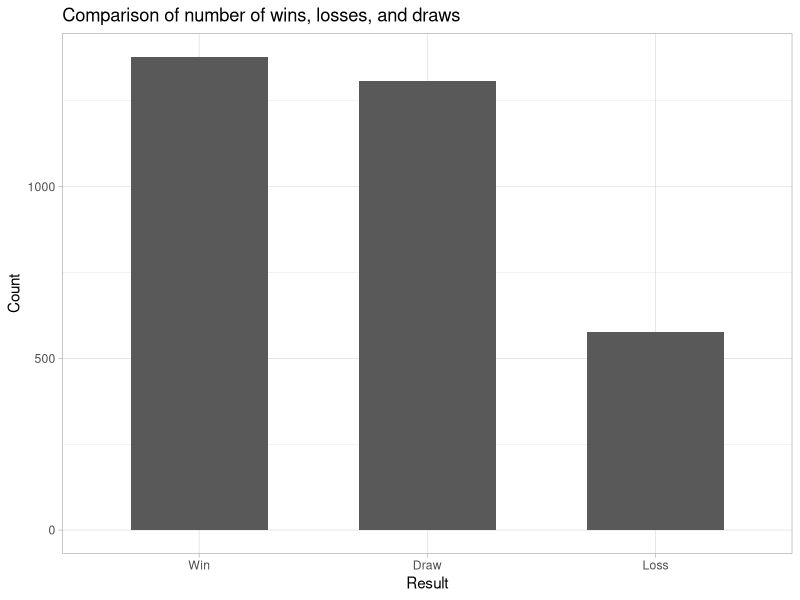
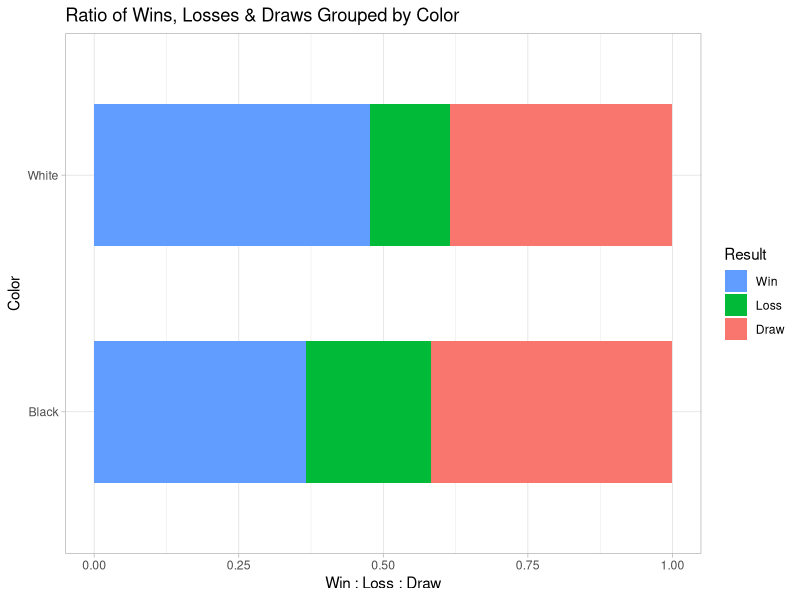
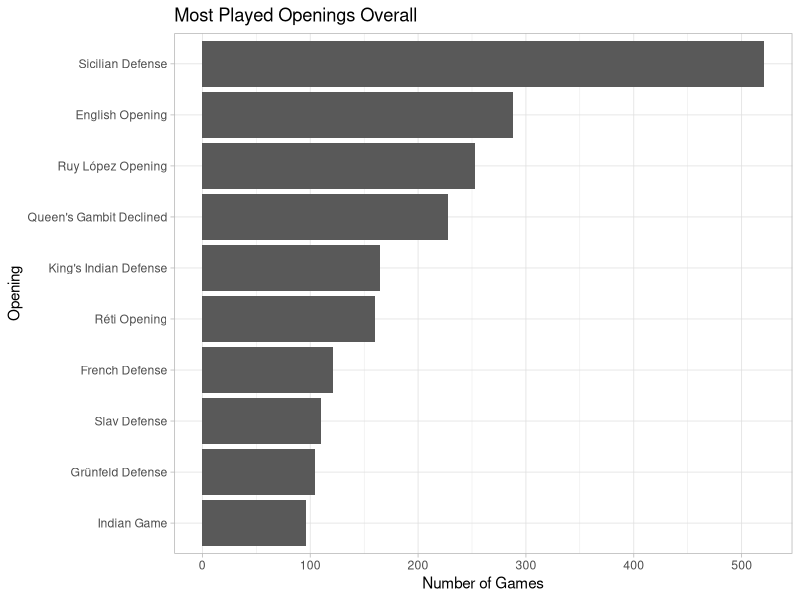
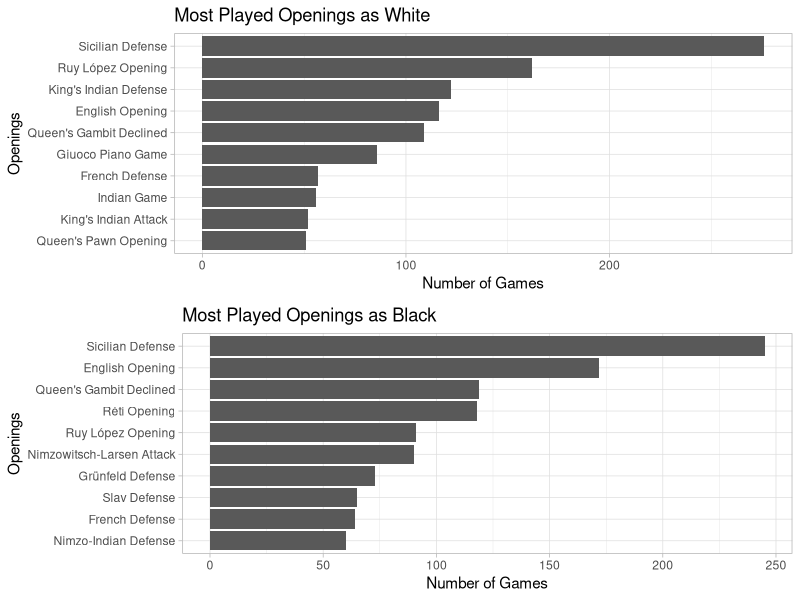
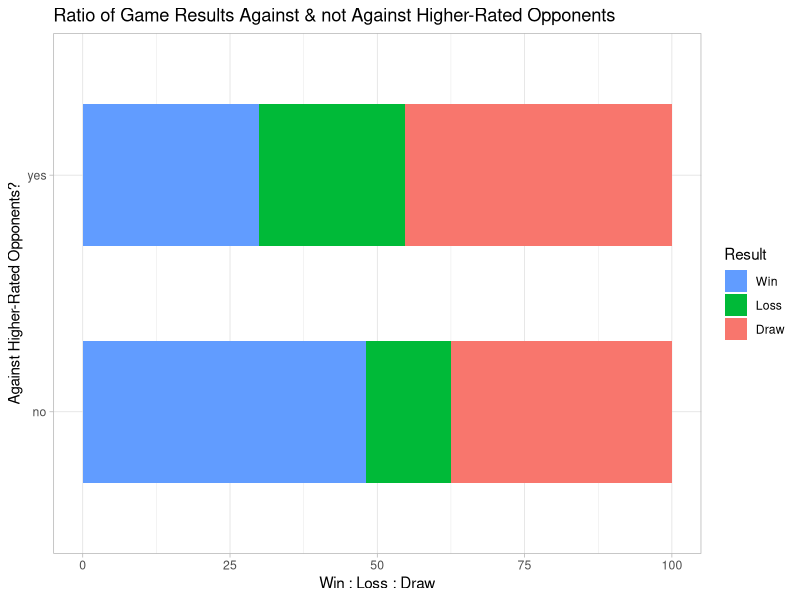
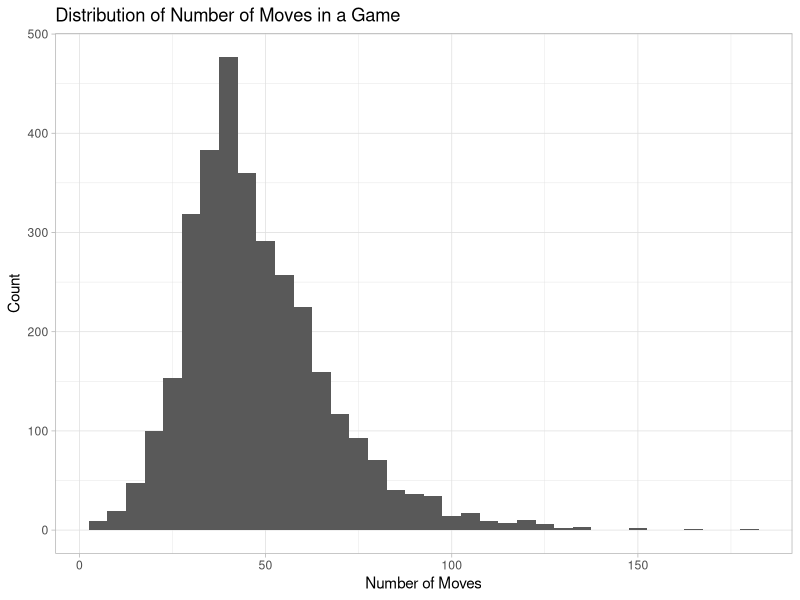
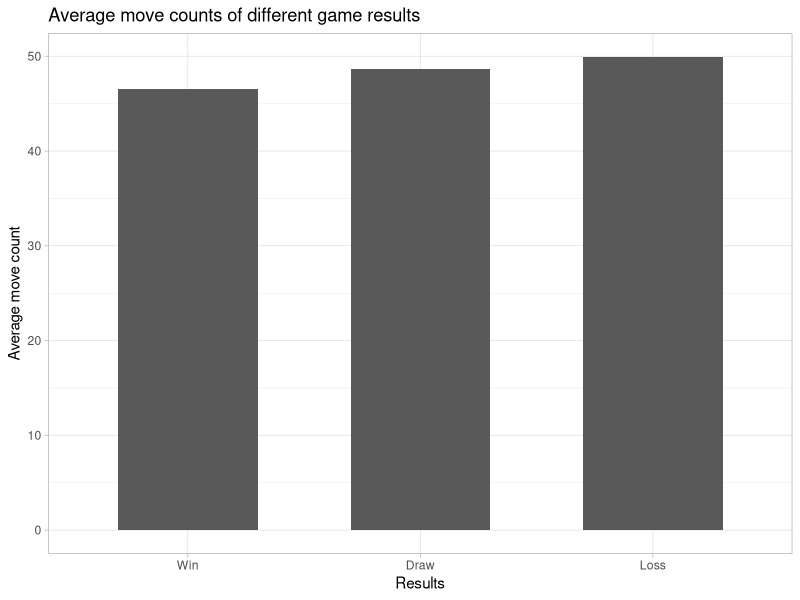
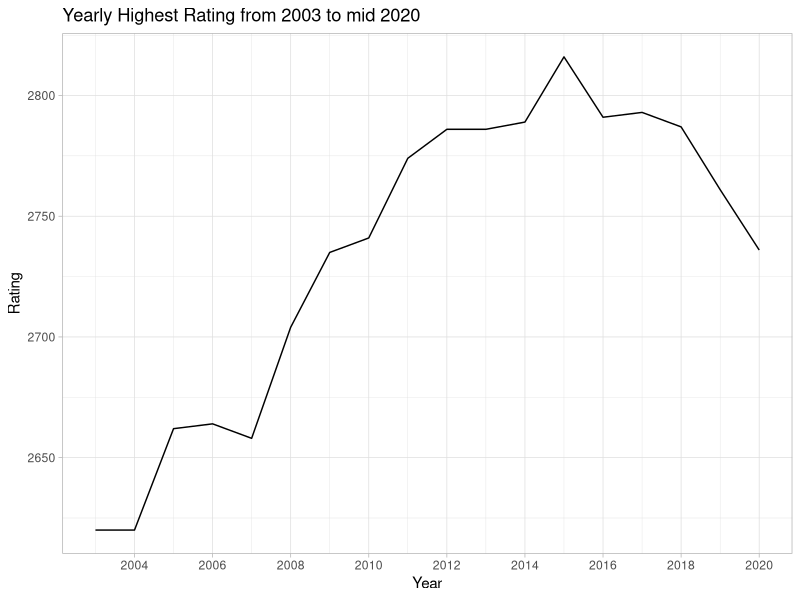

Write R code to recreate these figures, in order.
## ---- chunk 1
knitr::opts_chunk$set(message = FALSE)
## ---- chunk 2
library(readr)
library(dplyr)
library(ggplot2)
library(gridExtra)
## ---- chunk 3
df <- read_csv("../cleaned_data.csv")
head(df)
## ---- chunk 4
# count of win, draw, loss
overall_win <- df %>%
  group_by(Result) %>%
  summarise(Count = n())

# vars for inline code
ngame <- summarise(df, n()) %>% as.character()
wins <- overall_win[3, 2] %>% as.character()
loss <- overall_win[2, 2] %>% as.character()
draw <- overall_win[1, 2] %>% as.character()
wr <- round(as.numeric(wins) / as.numeric(ngame) * 100, 2)

# plot
overall_win %>%
  ggplot(aes(x = reorder(Result, -Count), y = Count)) +
  geom_bar(stat = "identity", width = 0.6) +
  labs(
    title = "Comparison of number of wins, losses, and draws",
    x = "Result"
  ) +
  theme_light()
## ---- chunk 5
# ratio of win, draw, loss by color
winrate <- df %>%
  group_by(Color, Result) %>%
  summarise(count = n()) %>%
  mutate(Percentage = count / sum(count) * 100) %>%
  select(-count) 

# vars for inline code
w_wr <- round(winrate[6, 3], 2) %>% as.character()
b_wr <- round(winrate[3, 3], 2) %>% as.character()

# plot
winrate %>%
  ggplot(aes(x = Color, y = Percentage, fill = Result)) +
  geom_bar(stat = "identity", position = "fill", width = 0.6) +
  coord_flip() +
  labs(
    title = "Ratio of Wins, Losses & Draws Grouped by Color",
    y = "Win : Loss : Draw"
  ) +
  guides(fill = guide_legend(reverse = TRUE)) +
  theme_light()
## ---- chunk 6
# openings and their game count
overall_op <- df %>%
  group_by(Opening) %>%
  summarise(N_games = n()) %>%
  arrange(desc(N_games))

# top 10 most played openings
head(overall_op, 10) %>%
  ggplot(aes(x = reorder(Opening, N_games), y = N_games)) +
  geom_bar(stat = "identity") +
  coord_flip() +
  labs(
    title = "Most Played Openings Overall",
    x = "Opening",
    y = "Number of Games"
  ) +
  theme_light()
## ---- chunk 7
# top 10 most played openings grouped by color
top_by_color <- df %>%
  group_by(Color, Opening) %>%
  summarise(N_games = n()) %>%
  top_n(n = 10, wt = N_games)

# top 10 most played openings by white
white <- head(top_by_color, 10) %>%
  ggplot(aes(x = reorder(Opening, N_games), y = N_games)) +
  geom_bar(stat = "identity") +
  coord_flip() +
  labs(
    title = "Most Played Openings as White",
    x = "Openings",
    y = "Number of Games"
  ) +
  theme_light()


# top 10 most played openings by black
black <- tail(top_by_color, 10) %>%
  ggplot(aes(x = reorder(Opening, N_games), y = N_games)) +
  geom_bar(stat = "identity") +
  coord_flip() +
  labs(
    title = "Most Played Openings as Black",
    x = "Openings",
    y = "Number of Games"
  ) +
  theme_light()

grid.arrange(white, black)
## ---- chunk 8
# results against/not-against higher rated opponents
vs_higher <-df %>%
  mutate(Vs_higher = if_else(Opponent_rating > Rating, "yes","no")) %>%
  group_by(Vs_higher, Result) %>%
  summarise(count = n()) %>%
  mutate(Percentage = count / sum(count) * 100) %>%
  select(-count) %>%
  arrange(desc(Vs_higher))

# vars for inline code
highdraw <- round(vs_higher[1, 3], 2) %>% as.character()
lowwin <- round(vs_higher[6, 3], 2) %>% as.character()

#plot
vs_higher %>%
  ggplot(aes(x = Vs_higher, y = Percentage, fill = Result)) +
  geom_bar(stat = "identity", width = 0.6) +
  coord_flip() +
  labs(
    title = "Ratio of Game Results Against & not Against Higher-Rated Opponents",
    x = "Against Higher-Rated Opponents?",
    y = "Win : Loss : Draw"
  ) +
  guides(fill = guide_legend(reverse = TRUE)) +
  theme_light()
## ---- chunk 9
# avg number of moves
avg_mv <- round(mean(df$Moves)) %>% as.character()

# move count distribution
df %>%
  ggplot(aes(x = Moves)) +
  geom_histogram(binwidth = 5) +
  labs(
    title = "Distribution of Number of Moves in a Game",
    x = "Number of Moves",
    y = "Count"
  ) +
  theme_light()
## ---- chunk 10
# avg moves for win/draw/loss plot
df %>%
  group_by(Result) %>%
  summarise(Mean_moves = mean(Moves)) %>%
  ggplot(aes(x = reorder(Result, Mean_moves), y = Mean_moves)) +
  geom_bar(stat = "identity", width = 0.6) +
  labs(
    title = "Average move counts of different game results",
    x = "Results",
    y = "Average move count"
  ) +
  theme_light()
## ---- chunk 11
# highest rating of each year 2003-2020
df %>%
  group_by(Year) %>%
  filter(Year > 2002) %>%
  summarise(highest_rt = max(Rating, na.rm = TRUE)) %>%
  ggplot(aes(x = Year, y = highest_rt)) +
  geom_line() +
  scale_x_continuous(breaks = seq(2002, 2020, 2)) +
  labs(
    title = "Yearly Highest Rating from 2003 to mid 2020",
    y = "Rating"
  ) +
  theme_light()

max_rt <- max(df$Rating) %>% as.character()
## ---- chunk 12
# top 10 most played opponents
reg_opp <- df %>%
  group_by(Opponent) %>%
  summarise(n = n()) %>%
  arrange(desc(n)) %>%
  head(10)

# top 10 barchart
reg_opp %>%
  ggplot(aes(x = reorder(Opponent, n), y = n)) +
  geom_bar(stat = "identity", width = 0.6) +
  coord_flip() +
  labs(
    title = "Top 10 Players He Plays with Most Often",
    x = "Opponent",
    y = "Number of games played"
  ) +
  theme_light()
## ---- chunk 13
# w/d/l ratio 
df %>%
  group_by(Opponent, Result) %>%
  filter(Opponent %in% reg_opp$Opponent) %>%
  summarise(n = n()) %>%
  ggplot(aes(x = Opponent, y = n, fill = Result)) +
  geom_bar(stat = "identity",position = "fill", width = 0.6) +
  coord_flip() +
  labs(
    title = "Results Against Players He Plays With Most Often",
    x = "Opponent",
    y = "Win : Loss : Draw"
  ) +
  guides(fill = guide_legend(reverse = TRUE)) +
  theme_light()
## ---- chunk 14
# openings with game number > 20
freq_op <- df %>%
  group_by(Opening) %>%
  summarise(count = n()) %>%
  filter(count > 20)

# colors, openings, results 
op_res <- df %>%
  select(Color, Opening, Result) %>%
  filter(Opening %in% freq_op$Opening)

# cochran-mantel-haenszel tes on op_res
tb <- table(op_res$Color, op_res$Opening, op_res$Result)
mantelhaen.test(tb)
## ---- chunk 15
# top 10 op overal
df %>%
  filter(Opening %in% op_res$Opening) %>%
  group_by(Opening, Result) %>%
  summarise(Count = n()) %>%
  mutate(Winrate = round(Count / sum(Count) * 100, 2)) %>%
  filter(Result == "Win") %>%
  select(-Count, -Result) %>%
  arrange(desc(Winrate)) %>%
  head(10) %>%
  ggplot(aes(x = reorder(Opening, Winrate), y = Winrate)) +
  geom_bar(stat = "Identity", width = 0.6) +
  coord_flip() +
  scale_y_continuous(limits = c(0, 100)) +
  labs(
    title = "Top 10 Win-Rates of Openings Overall",
    x = "Opening",
    y = "Win-rate in percentages(%)"
  ) +
  theme_light()
## ---- chunk 16
# top 10 white op
opw <- df %>%
  filter(Opening %in% op_res$Opening) %>%
  group_by(Color, Opening, Result) %>%
  summarise(Count = n()) %>%
  mutate(Winrate = round(Count / sum(Count) * 100, 2)) %>%
  filter(Result == "Win" & Color == "White") %>%
  select(-Count, -Result) %>%
  arrange(desc(Winrate)) %>%
  head(10) %>%
  ggplot(aes(x = reorder(Opening, Winrate), y = Winrate)) +
  geom_bar(stat = "Identity", width = 0.6) +
  coord_flip() +
  scale_y_continuous(limits = c(0, 100)) +
  labs(
    title = "Top 10 Win-rates of Openings Played as White",
    x = "Opening",
    y = "Win-Rate in Percentages(%)"
  ) +
  theme_light()


# top 10 black op
opb <- df %>%
  filter(Opening %in% op_res$Opening) %>%
  group_by(Color, Opening, Result) %>%
  summarise(Count = n()) %>%
  mutate(Winrate = round(Count / sum(Count) * 100, 2)) %>%
  filter(Result == "Win" & Color == "Black") %>%
  select(-Count, -Result) %>%
  arrange(desc(Winrate)) %>%
  head(10) %>%
  ggplot(aes(x = reorder(Opening, Winrate), y = Winrate)) +
  geom_bar(stat = "Identity", width = 0.6) +
  coord_flip() +
  scale_y_continuous(limits = c(0, 100)) +
  labs(
    title = "Top 10 Win-rates of Openings Played as Black",
    x = "Opening",
    y = "Win-Rate in Percentages(%)"
  ) +
  theme_light()

grid.arrange(opw, opb)
